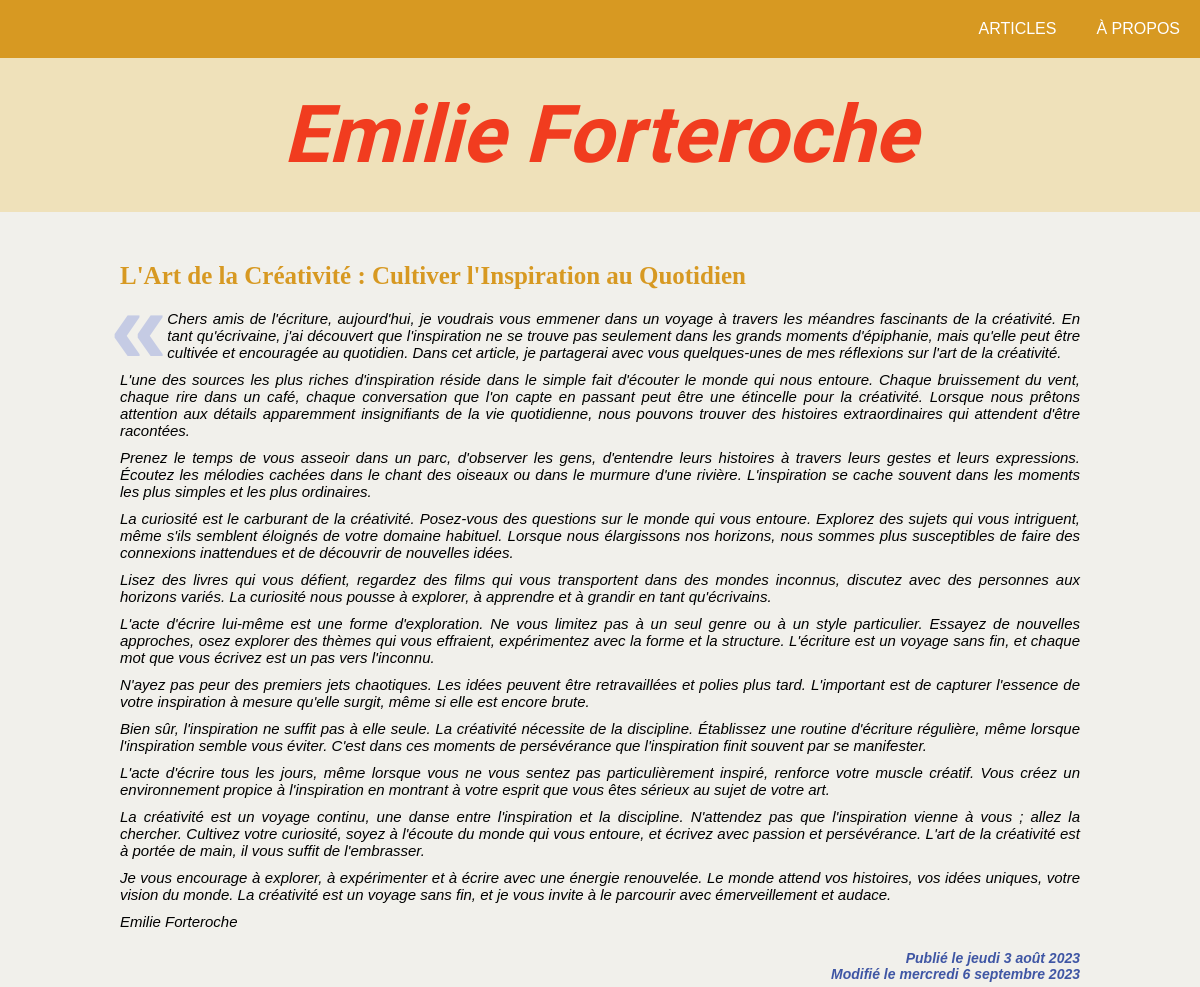
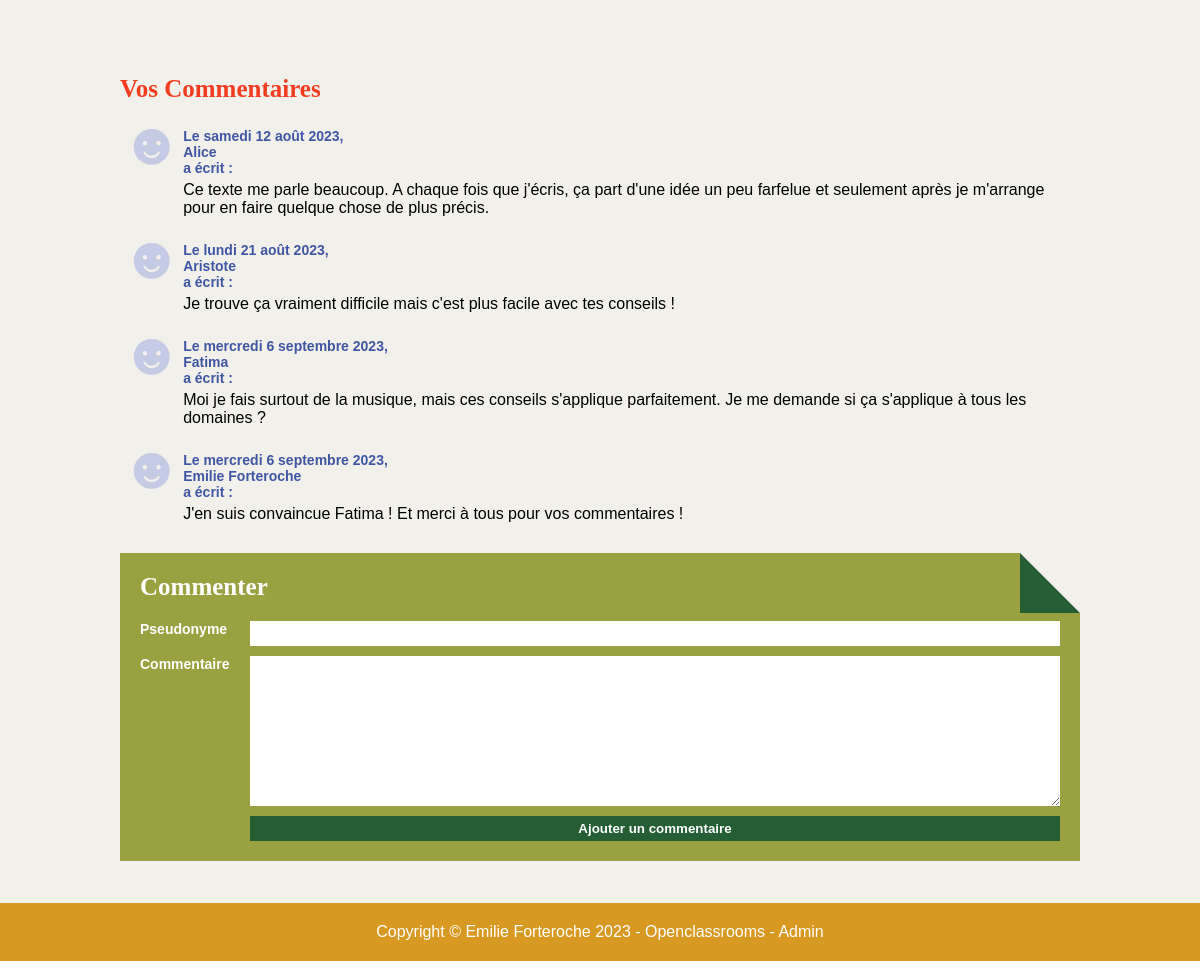
Screenshot of /index.php?action=showArticle&id=2 with the database file from the repository (2 pictures, top to bottom).
### tables this page shows
CREATE TABLE IF NOT EXISTS `article` (
  `id` int(11) NOT NULL AUTO_INCREMENT,
  `id_user` int(11) NOT NULL,
  `title` varchar(255) NOT NULL,
  `content` text NOT NULL,
  `date_creation` datetime NOT NULL,
  `date_update` datetime DEFAULT NULL,
  PRIMARY KEY (`id`),
  KEY `link_article_user` (`id_user`)
);

CREATE TABLE IF NOT EXISTS `comment` (
  `id` int(11) NOT NULL AUTO_INCREMENT,
  `id_article` int(11) NOT NULL,
  `pseudo` varchar(255) NOT NULL,
  `content` text NOT NULL,
  `date_creation` datetime NOT NULL,
  PRIMARY KEY (`id`),
  KEY `link_comment_article` (`id_article`)
);

### views/View.php (called while the page is built, shortened)
<?php
class View
{
    public function render(string $viewName, array $params = []) : void
    {
        $viewPath = $this->buildViewPath($viewName);
        $content = $this->_renderViewFromTemplate($viewPath, $params);
    }
    private function _renderViewFromTemplate(string $viewPath, array $params = []) : string
    {
        if (file_exists($viewPath)) {
            extract($params);
            require($viewPath);
            return ob_get_clean();
        } else {
            throw new Exception("La vue '$viewPath' est introuvable.");
        }
    }
    private function buildViewPath(string $viewName) : string
    {
        return TEMPLATE_VIEW_PATH . $viewName . '.php';
    }
}

### controllers/ArticleController.php (called while the page is built, shortened)
<?php
class ArticleController
{
    public function showArticle() : void
    {
        $id = Utils::request("id", -1);
        $articleManager = new ArticleManager();
        $article = $articleManager->getArticleById($id);
        $commentManager = new CommentManager();
        $comments = $commentManager->getAllCommentsByArticleId($id);
        $view = new View($article->getTitle());
        $view->render("detailArticle", ['article' => $article, 'comments' => $comments]);
    }
}

### index.php (called while the page is built, shortened)
<?php
$action = Utils::request('action', 'home');
try {
    switch ($action) {
        case 'showArticle':
            $articleController = new ArticleController();
            $articleController->showArticle();
            break;
    }
} catch (Exception $e) {
    $errorView = new View('Erreur');
    $errorView->render('errorPage', ['errorMessage' => $e->getMessage()]);
}

### models/DBManager.php (called while the page is built, shortened)
<?php
class DBManager
{
    private static $instance;
    private $db;
    private function __construct()
    {
        $this->db = new PDO('mysql:host=' . DB_HOST . ';dbname=' . DB_NAME . ';charset=utf8', DB_USER, DB_PASS);
        $this->db->setAttribute(PDO::ATTR_ERRMODE, PDO::ERRMODE_EXCEPTION);
        $this->db->setAttribute(PDO::ATTR_DEFAULT_FETCH_MODE, PDO::FETCH_ASSOC);
    }
    public static function getInstance() : DBManager
    {
        if (!self::$instance) {
            self::$instance = new DBManager();
        }
        return self::$instance;
    }
    public function query(string $sql, ?array $params = null) : PDOStatement
    {
        if ($params == null) {
            $query = $this->db->query($sql);
        } else {
            $query = $this->db->prepare($sql);
            $query->execute($params);
        }
        return $query;
    }
}

### models/ArticleManager.php (called while the page is built, shortened)
<?php
class ArticleManager extends AbstractEntityManager
{
    public function getArticleById(int $id) : ?Article
    {
        $sql = "SELECT * FROM article WHERE id = :id";
        $result = $this->db->query($sql, ['id' => $id]);
        $article = $result->fetch();
        if ($article) {
            return new Article($article);
        }
        return null;
    }
}

### models/AbstractEntity.php (called while the page is built, shortened)
<?php
abstract class AbstractEntity
{
    protected function hydrate(array $data) : void
    {
        foreach ($data as $key => $value) {
            $method = 'set' . str_replace('_', '', ucwords($key, '_'));
        }
    }
}

### models/Article.php (called while the page is built, shortened)
<?php
 class Article extends AbstractEntity
 {
    private string $title = "";
    private string $content = "";
    private ?DateTime $dateCreation = null;
    private ?DateTime $dateUpdate = null;
    public function setTitle(string $title) : void
    {
        $this->title = $title;
    }
    public function getTitle() : string
    {
        return $this->title;
    }
    public function setContent(string $content) : void
    {
        $this->content = $content;
    }
    public function getContent(int $length = -1) : string
    {
        return $this->content;
    }
    public function setDateCreation(string|DateTime $dateCreation, string $format = 'Y-m-d H:i:s') : void
    {
        if (is_string($dateCreation)) {
            $dateCreation = DateTime::createFromFormat($format, $dateCreation);
        }
        $this->dateCreation = $dateCreation;
    }
    public function getDateCreation() : DateTime
    {
        return $this->dateCreation;
    }
    public function setDateUpdate(string|DateTime $dateUpdate, string $format = 'Y-m-d H:i:s') : void
    {
        if (is_string($dateUpdate)) {
            $dateUpdate = DateTime::createFromFormat($format, $dateUpdate);
        }
        $this->dateUpdate = $dateUpdate;
    }
    public function getDateUpdate() : ?DateTime
    {
        return $this->dateUpdate;
    }
 }

### models/CommentManager.php (called while the page is built, shortened)
<?php
class CommentManager extends AbstractEntityManager
{
    public function getAllCommentsByArticleId(int $idArticle) : array
    {
        $sql = "SELECT * FROM comment WHERE id_article = :idArticle";
        $result = $this->db->query($sql, ['idArticle' => $idArticle]);
        $comments = [];
        while ($comment = $result->fetch()) {
            $comments[] = new Comment($comment);
        }
        return $comments;
    }
}

### models/Comment.php (called while the page is built, shortened)
<?php
class Comment extends AbstractEntity
{
    private string $pseudo;
    private string $content;
    private DateTime $dateCreation;
    public function getPseudo(): string
    {
        return $this->pseudo;
    }
    public function setPseudo(string $pseudo): void
    {
        $this->pseudo = $pseudo;
    }
    public function getContent(): string
    {
        return $this->content;
    }
    public function setContent(string $content): void
    {
        $this->content = $content;
    }
    public function getDateCreation(): DateTime
    {
        return $this->dateCreation;
    }
    public function setDateCreation(string|DateTime $dateCreation, string $format = 'Y-m-d H:i:s') : void
    {
        if (is_string($dateCreation)) {
            $dateCreation = DateTime::createFromFormat($format, $dateCreation);
        }
        $this->dateCreation = $dateCreation;
    }
}

### services/Utils.php (the view, shortened to what this page needs)
<?php
class Utils {
    public static function convertDateToFrenchFormat(DateTime $date) : string
    {
        $dateFormatter = new IntlDateFormatter('fr_FR', IntlDateFormatter::FULL, IntlDateFormatter::FULL);
        $dateFormatter->setPattern('EEEE d MMMM Y');
        return $dateFormatter->format($date);
    }
    public static function format(string $string) : string
    {
        $finalString = htmlspecialchars($string, ENT_QUOTES);
        $lines = explode("\n", $finalString);
        $finalString = "";
        foreach ($lines as $line) {
            if (trim($line) != "") {
                $finalString .= "<p>$line</p>";
            }
        }
        return $finalString;
    }
    public static function request(string $variableName, mixed $defaultValue = null) : mixed
    {
        return $_REQUEST[$variableName] ?? $defaultValue;
    }
}

### views/templates/detailArticle.php (shortened to what this page needs)
<article class="mainArticle">
    <h2> <?= Utils::format($article->getTitle()) ?> </h2>
    <span class="quotation">«</span>
    <p><?= Utils::format($article->getContent()) ?></p>
    <div class="footer">
        <span class="info"> Publié le <?= Utils::convertDateToFrenchFormat($article->getDateCreation()) ?></span>
        <?php if ($article->getDateUpdate() != null) { ?>
            <span class="info"> Modifié le <?= Utils::convertDateToFrenchFormat($article->getDateUpdate()) ?></span>
        <?php } ?>
    </div>
</article>
<div class="comments">
    <h2 class="commentsTitle">Vos Commentaires</h2>
    <?php
        if (empty($comments)) {
            echo '<p class="info">Aucun commentaire pour cet article.</p>';
        } else {
            echo '<ul>';
            foreach ($comments as $comment) {
                echo '<li>';
                echo '  <div class="smiley">☻</div>';
                echo '  <div class="detailComment">';
                echo '      <h3 class="info">Le ' . Utils::convertDateToFrenchFormat($comment->getDateCreation()) . ", " . Utils::format($comment->getPseudo()) . ' a écrit :</h3>';
                echo '      <p class="content">' . Utils::format($comment->getContent()) . '</p>';
                echo '  </div>';
                echo '</li>';
            }
            echo '</ul>';
        }
    ?>
    <form action="index.php" method="post" class="foldedCorner">
        <h2>Commenter</h2>
        <div class="formComment formGrid">
            <label for="pseudo">Pseudonyme</label>
            <input type="text" name="pseudo" id="pseudo" required>
            <label for="content">Commentaire</label>
            <textarea name="content" id="content" required></textarea>
            <button class="submit">Ajouter un commentaire</button>
        </div>
    </form>
</div>

### css/style.css (style rules this page uses)
* { margin: 0; padding: 0; box-sizing: border-box; }
:root { --backgroundColor: #f1f0eb; --headerColor: #d79922; --headerPaleColor: #efe1ba; --titleColor: #f13c1f; --dateColor: #3f56a4; --quoteColor: #c5cbe4; --commentPaleColor: #99a140; --commentColor: #255E33; }
body { display: flex; flex-direction: column; align-items: center; font-family: 'arial', sans-serif; background-color: var(--backgroundColor); }
h2 { width: 100%; margin: 20px 0; font-size: 25px; font-family: 'Times New Roman', Times, serif; color: var(--headerColor); }
ul { list-style: none; }
form { width: 100%; margin-top: 30px; padding: 20px; color: white; background-color: var(--commentPaleColor); }
form h2 { margin: 0 0 20px 0; color: white; }
form label { font-weight: bold; font-size: 14px; }
form input { padding: 5px; border: none; }
form textarea { height: 150px; padding: 5px; font-family: Arial, Helvetica, sans-serif; border: none; }
form .formGrid { display: grid; grid-template-columns: 100px minmax(0, 1fr); gap: 10px; }
form .formGrid .submit { grid-column: 2; grid-row: 3; }
.submit { padding: 5px 10px; font-weight: bold; color: white; background-color: var(--commentColor); border: none; }
.foldedCorner { position: relative; overflow: hidden; }
.foldedCorner::before { content: ""; position: absolute; top: 0; right: 0; width: 0; height: 0; border-width: 30px; border-style: solid; border-color: var(--backgroundColor) var(--backgroundColor) var(--commentColor) var(--commentColor); }
article { margin-bottom: 30px; text-align: justify; }
article > h2 { color: var(--headerColor); }
article > .quotation { float: left; height: 51px; margin-left: -10px; line-height: 0.35; font-family: Arial, Helvetica, sans-serif; font-weight: bold; font-size: 103px; color: var(--quoteColor); }
article > p { margin-bottom: 10px; font-style: italic; font-size: 15px; }
article > .footer { margin-top: 20px; display: flex; justify-content: space-between; }
.info { font-size: 14px; font-style: italic; font-weight: bold; color: var(--dateColor); }
.mainArticle .footer { display: flex; flex-direction: column; align-items: flex-end; }
.comments { width: 100%; margin-top: 30px; }
.commentsTitle { color: var(--titleColor); }
.comments ul { margin-bottom: 30px; }
.comments li { display: flex; margin-bottom: 20px; }
.comments .smiley { display: flex; align-items: flex-start; line-height: 0.7; font-size: 60px; color: var(--quoteColor); }
.detailComment .info { margin: 5px 0 5px 0; font-style: normal; }
.detailComment .content { margin: 5px 0 5px 0; }

### rows the page displays
article: title "L'Art de la Créativité : Cultiver l'Inspiration au Quotidien", content "Chers amis de l'écriture, aujourd'hui, je voudrais vous emmener dans un voyage à travers les méandres fascinants de la créativité. En tant qu'écrivaine, j'ai découvert que l'inspiration ne se trouve pas seulement dans les grands moments d'épiphanie, mais qu'elle peut être cultivée et encouragée au quotidien. Dans cet article, je partagerai avec vous quelques-unes de mes réflexions sur l'art de la créativité.", content "L'une des sources les plus riches d'inspiration réside dans le simple fait d'écouter le monde qui nous entoure. Chaque bruissement du vent, chaque rire dans un café, chaque conversation que l'on capte en passant peut être une étincelle pour la créativité. Lorsque nous prêtons attention aux détails apparemment insignifiants de la vie quotidienne, nous pouvons trouver des histoires extraordinaires qui attendent d'être racontées.", content "Prenez le temps de vous asseoir dans un parc, d'observer les gens, d'entendre leurs histoires à travers leurs gestes et leurs expressions. Écoutez les mélodies cachées dans le chant des oiseaux ou dans le murmure d'une rivière. L'inspiration se cache souvent dans les moments les plus simples et les plus ordinaires.", content "La curiosité est le carburant de la créativité. Posez-vous des questions sur le monde qui vous entoure. Explorez des sujets qui vous intriguent, même s'ils semblent éloignés de votre domaine habituel. Lorsque nous élargissons nos horizons, nous sommes plus susceptibles de faire des connexions inattendues et de découvrir de nouvelles idées.", content "Lisez des livres qui vous défient, regardez des films qui vous transportent dans des mondes inconnus, discutez avec des personnes aux horizons variés. La curiosité nous pousse à explorer, à apprendre et à grandir en tant qu'écrivains.", content "L'acte d'écrire lui-même est une forme d'exploration. Ne vous limitez pas à un seul genre ou à un style particulier. Essayez de nouvelles approches, osez explorer des thèmes qui vous effraient, expérimentez avec la forme et la structure. L'écriture est un voyage sans fin, et chaque mot que vous écrivez est un pas vers l'inconnu.", content "N'ayez pas peur des premiers jets chaotiques. Les idées peuvent être retravaillées et polies plus tard. L'important est de capturer l'essence de votre inspiration à mesure qu'elle surgit, même si elle est encore brute.", content "Bien sûr, l'inspiration ne suffit pas à elle seule. La créativité nécessite de la discipline. Établissez une routine d'écriture régulière, même lorsque l'inspiration semble vous éviter. C'est dans ces moments de persévérance que l'inspiration finit souvent par se manifester.", content "L'acte d'écrire tous les jours, même lorsque vous ne vous sentez pas particulièrement inspiré, renforce votre muscle créatif. Vous créez un environnement propice à l'inspiration en montrant à votre esprit que vous êtes sérieux au sujet de votre art.", content "La créativité est un voyage continu, une danse entre l'inspiration et la discipline. N'attendez pas que l'inspiration vienne à vous ; allez la chercher. Cultivez votre curiosité, soyez à l'écoute du monde qui vous entoure, et écrivez avec passion et persévérance. L'art de la créativité est à portée de main, il vous suffit de l'embrasser.", content "Je vous encourage à explorer, à expérimenter et à écrire avec une énergie renouvelée. Le monde attend vos histoires, vos idées uniques, votre vision du monde. La créativité est un voyage sans fin, et je vous invite à le parcourir avec émerveillement et audace.", content "Emilie Forteroche", date_creation "jeudi 3 août 2023", date_update "mercredi 6 septembre 2023"
comment: date_creation "samedi 12 août 2023", pseudo "Alice", content "Ce texte me parle beaucoup. A chaque fois que j'écris, ça part d'une idée un peu farfelue et seulement après je m'arrange pour en faire quelque chose de plus précis."
comment: date_creation "lundi 21 août 2023", pseudo "Aristote", content "Je trouve ça vraiment difficile mais c'est plus facile avec tes conseils !"
comment: date_creation "mercredi 6 septembre 2023", pseudo "Fatima", content "Moi je fais surtout de la musique, mais ces conseils s'applique parfaitement. Je me demande si ça s'applique à tous les domaines ?"
comment: date_creation "mercredi 6 septembre 2023", pseudo "Emilie Forteroche", content "J'en suis convaincue Fatima ! Et merci à tous pour vos commentaires !"
